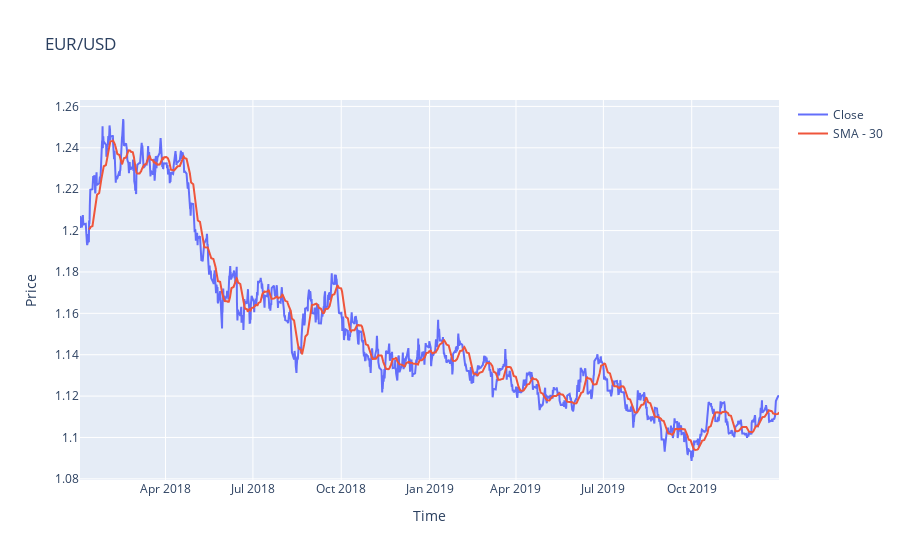

The notebook cell this image was saved under:
### Markdown cell above
We try to visualise the asset price and SMA together

### Code cell
fig = go.Figure()

fig.add_trace(go.Scatter(x=data.index, y=data.Close, name='Close'))
fig.add_trace(go.Scatter(x=data.index, y=data.SMA, name=f'SMA - {SMA}'))

fig.update_layout(title='EUR/USD', xaxis_title='Time', yaxis_title='Price')

fig.show()

### Figure 1 — Plotly figure (JSON) as saved in the notebook; plotly's stock layout.template omitted (floating-point values rounded to 4 significant figures; data arrays with more than 128 entries replaced by an {"elided": "..."} marker saying what was removed)
{"data": [{"name": "Close", "type": "scatter", "x": {"elided": "2070 str values"}, "y": {"elided": "2070 float values"}}, {"name": "SMA - 30", "type": "scatter", "x": {"elided": "2070 str values"}, "y": {"elided": "2070 float values"}}], "layout": {"title": {"text": "EUR/USD"}, "xaxis": {"title": {"text": "Time"}}, "yaxis": {"title": {"text": "Price"}}}}
